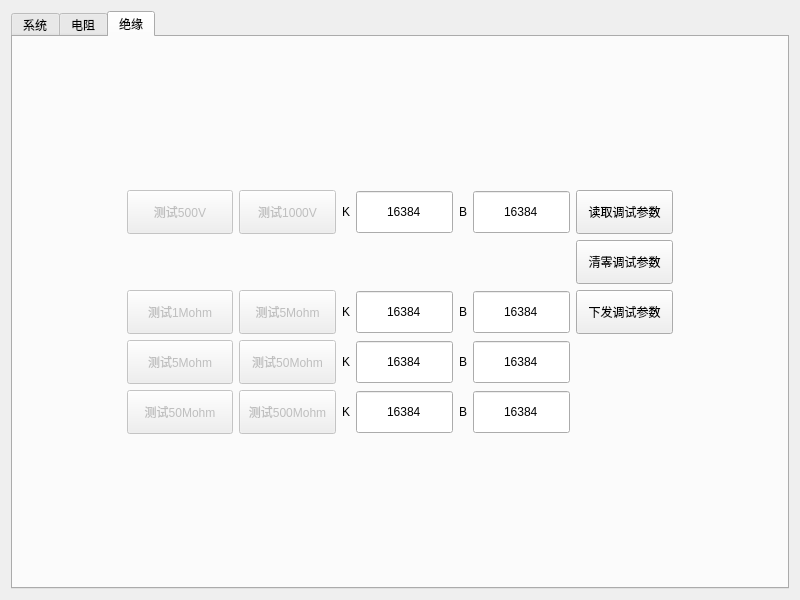
<?xml version="1.0" encoding="UTF-8"?>
<ui version="4.0">
 <class>WinBack</class>
 <widget class="QWidget" name="WinBack">
  <property name="geometry">
   <rect>
    <x>0</x>
    <y>0</y>
    <width>800</width>
    <height>600</height>
   </rect>
  </property>
  <property name="windowTitle">
   <string>Form</string>
  </property>
  <layout class="QGridLayout" name="gridLayout">
   <item row="0" column="0">
    <widget class="QTabWidget" name="tabWidget">
     <property name="minimumSize">
      <size>
       <width>97</width>
       <height>44</height>
      </size>
     </property>
     <property name="focusPolicy">
      <enum>Qt::ClickFocus</enum>
     </property>
     <property name="currentIndex">
      <number>2</number>
     </property>
     <widget class="QWidget" name="TabSys">
      <attribute name="title">
       <string>系统</string>
      </attribute>
      <layout class="QVBoxLayout" name="verticalLayout" stretch="0,11,6,0">
       <item>
        <widget class="QWidget" name="widget" native="true">
         <layout class="QGridLayout" name="gridLayout_3">
          <item row="1" column="1">
           <widget class="QLineEdit" name="lineEdit_2">
            <property name="minimumSize">
             <size>
              <width>0</width>
              <height>35</height>
             </size>
            </property>
           </widget>
          </item>
          <item row="1" column="3">
           <widget class="QLineEdit" name="EditNumber">
            <property name="minimumSize">
             <size>
              <width>0</width>
              <height>35</height>
             </size>
            </property>
           </widget>
          </item>
          <item row="0" column="2">
           <widget class="QLabel" name="label_7">
            <property name="font">
             <font>
              <pointsize>11</pointsize>
             </font>
            </property>
            <property name="styleSheet">
             <string notr="true"/>
            </property>
            <property name="text">
             <string>工位数量：</string>
            </property>
           </widget>
          </item>
          <item row="0" column="3">
           <widget class="QLineEdit" name="text_station_number">
            <property name="minimumSize">
             <size>
              <width>0</width>
              <height>35</height>
             </size>
            </property>
           </widget>
          </item>
          <item row="1" column="0">
           <widget class="QLabel" name="label_6">
            <property name="font">
             <font>
              <pointsize>11</pointsize>
             </font>
            </property>
            <property name="styleSheet">
             <string notr="true"/>
            </property>
            <property name="text">
             <string>版本：</string>
            </property>
           </widget>
          </item>
          <item row="0" column="1">
           <widget class="QLineEdit" name="lineEdit">
            <property name="minimumSize">
             <size>
              <width>0</width>
              <height>35</height>
             </size>
            </property>
           </widget>
          </item>
          <item row="0" column="0">
           <widget class="QLabel" name="label_5">
            <property name="font">
             <font>
              <pointsize>11</pointsize>
             </font>
            </property>
            <property name="styleSheet">
             <string notr="true"/>
            </property>
            <property name="text">
             <string>系统型号：</string>
            </property>
           </widget>
          </item>
          <item row="1" column="2">
           <widget class="QLabel" name="label_Factory_number">
            <property name="font">
             <font>
              <pointsize>11</pointsize>
             </font>
            </property>
            <property name="styleSheet">
             <string notr="true"/>
            </property>
            <property name="text">
             <string>出厂编号：</string>
            </property>
           </widget>
          </item>
          <item row="0" column="4">
           <widget class="QCheckBox" name="HideVoltage">
            <property name="text">
             <string>绝缘板不显示实际电压</string>
            </property>
           </widget>
          </item>
          <item row="1" column="4">
           <widget class="QCheckBox" name="OppositeDir">
            <property name="text">
             <string>电阻板磁旋反转</string>
            </property>
           </widget>
          </item>
         </layout>
        </widget>
       </item>
       <item>
        <widget class="QTableWidget" name="TabItems">
         <attribute name="verticalHeaderVisible">
          <bool>false</bool>
         </attribute>
         <row>
          <property name="text">
           <string>新建行</string>
          </property>
         </row>
         <row>
          <property name="text">
           <string>新建行</string>
          </property>
         </row>
         <row>
          <property name="text">
           <string>新建行</string>
          </property>
         </row>
         <row>
          <property name="text">
           <string>新建行</string>
          </property>
         </row>
         <row>
          <property name="text">
           <string>新建行</string>
          </property>
         </row>
         <row>
          <property name="text">
           <string>新建行</string>
          </property>
         </row>
         <row>
          <property name="text">
           <string>新建行</string>
          </property>
         </row>
         <row>
          <property name="text">
           <string>新建行</string>
          </property>
         </row>
         <row>
          <property name="text">
           <string>新建行</string>
          </property>
         </row>
         <row>
          <property name="text">
           <string>新建行</string>
          </property>
         </row>
         <column>
          <property name="text">
           <string>测试项目</string>
          </property>
         </column>
         <column>
          <property name="text">
           <string>选中</string>
          </property>
         </column>
         <column>
          <property name="text">
           <string>固件版本</string>
          </property>
         </column>
         <item row="0" column="0">
          <property name="text">
           <string>电阻</string>
          </property>
         </item>
         <item row="0" column="1">
          <property name="text">
           <string>N</string>
          </property>
         </item>
         <item row="0" column="2">
          <property name="text">
           <string>---</string>
          </property>
         </item>
         <item row="1" column="0">
          <property name="text">
           <string>反嵌</string>
          </property>
         </item>
         <item row="1" column="1">
          <property name="text">
           <string>N</string>
          </property>
         </item>
         <item row="1" column="2">
          <property name="text">
           <string>---</string>
          </property>
         </item>
         <item row="2" column="0">
          <property name="text">
           <string>绝缘</string>
          </property>
         </item>
         <item row="2" column="1">
          <property name="text">
           <string>N</string>
          </property>
         </item>
         <item row="2" column="2">
          <property name="text">
           <string>---</string>
          </property>
         </item>
         <item row="3" column="0">
          <property name="text">
           <string>交耐</string>
          </property>
         </item>
         <item row="3" column="1">
          <property name="text">
           <string>N</string>
          </property>
         </item>
         <item row="3" column="2">
          <property name="text">
           <string>---</string>
          </property>
         </item>
         <item row="4" column="0">
          <property name="text">
           <string>直耐</string>
          </property>
         </item>
         <item row="4" column="1">
          <property name="text">
           <string>N</string>
          </property>
         </item>
         <item row="4" column="2">
          <property name="text">
           <string>---</string>
          </property>
         </item>
         <item row="5" column="0">
          <property name="text">
           <string>匝间</string>
          </property>
         </item>
         <item row="5" column="1">
          <property name="text">
           <string>N</string>
          </property>
         </item>
         <item row="5" column="2">
          <property name="text">
           <string>---</string>
          </property>
         </item>
         <item row="6" column="0">
          <property name="text">
           <string>电感</string>
          </property>
         </item>
         <item row="6" column="1">
          <property name="text">
           <string>N</string>
          </property>
         </item>
         <item row="6" column="2">
          <property name="text">
           <string>---</string>
          </property>
         </item>
         <item row="7" column="0">
          <property name="text">
           <string>功率</string>
          </property>
         </item>
         <item row="7" column="1">
          <property name="text">
           <string>N</string>
          </property>
         </item>
         <item row="7" column="2">
          <property name="text">
           <string>---</string>
          </property>
         </item>
         <item row="8" column="0">
          <property name="text">
           <string>低启</string>
          </property>
         </item>
         <item row="8" column="1">
          <property name="text">
           <string>N</string>
          </property>
         </item>
         <item row="8" column="2">
          <property name="text">
           <string>---</string>
          </property>
         </item>
         <item row="9" column="0">
          <property name="text">
           <string>堵转</string>
          </property>
         </item>
         <item row="9" column="1">
          <property name="text">
           <string>N</string>
          </property>
         </item>
         <item row="9" column="2">
          <property name="text">
           <string>---</string>
          </property>
         </item>
        </widget>
       </item>
       <item>
        <widget class="QTableWidget" name="TabOutput">
         <attribute name="verticalHeaderVisible">
          <bool>false</bool>
         </attribute>
         <row>
          <property name="text">
           <string>输出板</string>
          </property>
         </row>
         <row>
          <property name="text">
           <string>选中</string>
          </property>
         </row>
         <row>
          <property name="text">
           <string>固件版本</string>
          </property>
         </row>
         <row>
          <property name="text">
           <string>K值</string>
          </property>
         </row>
         <row>
          <property name="text">
           <string>B值</string>
          </property>
         </row>
         <column>
          <property name="text">
           <string>输出板</string>
          </property>
         </column>
         <column>
          <property name="text">
           <string>选中</string>
          </property>
         </column>
         <column>
          <property name="text">
           <string>固件版本</string>
          </property>
         </column>
         <item row="0" column="0">
          <property name="text">
           <string>输出13</string>
          </property>
         </item>
         <item row="0" column="1">
          <property name="text">
           <string>N</string>
          </property>
         </item>
         <item row="0" column="2">
          <property name="text">
           <string>---</string>
          </property>
         </item>
         <item row="1" column="0">
          <property name="text">
           <string>输出14</string>
          </property>
         </item>
         <item row="1" column="1">
          <property name="text">
           <string>N</string>
          </property>
         </item>
         <item row="1" column="2">
          <property name="text">
           <string>---</string>
          </property>
         </item>
         <item row="2" column="0">
          <property name="text">
           <string>输出15</string>
          </property>
         </item>
         <item row="2" column="1">
          <property name="text">
           <string>N</string>
          </property>
         </item>
         <item row="2" column="2">
          <property name="text">
           <string>---</string>
          </property>
         </item>
         <item row="3" column="0">
          <property name="text">
           <string>输出16</string>
          </property>
         </item>
         <item row="3" column="1">
          <property name="text">
           <string>N</string>
          </property>
         </item>
         <item row="3" column="2">
          <property name="text">
           <string>---</string>
          </property>
         </item>
         <item row="4" column="0">
          <property name="text">
           <string>输出17</string>
          </property>
         </item>
         <item row="4" column="1">
          <property name="text">
           <string>N</string>
          </property>
         </item>
         <item row="4" column="2">
          <property name="text">
           <string>---</string>
          </property>
         </item>
        </widget>
       </item>
       <item>
        <widget class="QWidget" name="widget_2" native="true">
         <layout class="QHBoxLayout" name="horizontalLayout">
          <item>
           <spacer name="horizontalSpacer">
            <property name="orientation">
             <enum>Qt::Horizontal</enum>
            </property>
            <property name="sizeHint" stdset="0">
             <size>
              <width>40</width>
              <height>20</height>
             </size>
            </property>
           </spacer>
          </item>
          <item>
           <widget class="QPushButton" name="BtnVersion">
            <property name="minimumSize">
             <size>
              <width>97</width>
              <height>44</height>
             </size>
            </property>
            <property name="text">
             <string>读取固件版本</string>
            </property>
           </widget>
          </item>
          <item>
           <widget class="QPushButton" name="BtnExit">
            <property name="minimumSize">
             <size>
              <width>97</width>
              <height>44</height>
             </size>
            </property>
            <property name="text">
             <string>保存退出</string>
            </property>
           </widget>
          </item>
         </layout>
        </widget>
       </item>
      </layout>
     </widget>
     <widget class="QWidget" name="TabDcr">
      <attribute name="title">
       <string>电阻</string>
      </attribute>
      <layout class="QGridLayout" name="gridLayout_4">
       <item row="3" column="1">
        <widget class="QPushButton" name="BtnDcrGrade3">
         <property name="enabled">
          <bool>false</bool>
         </property>
         <property name="minimumSize">
          <size>
           <width>97</width>
           <height>44</height>
          </size>
         </property>
         <property name="text">
          <string>测试10ohm</string>
         </property>
        </widget>
       </item>
       <item row="8" column="1">
        <widget class="QPushButton" name="BtnDcrGrade8">
         <property name="enabled">
          <bool>false</bool>
         </property>
         <property name="minimumSize">
          <size>
           <width>97</width>
           <height>44</height>
          </size>
         </property>
         <property name="text">
          <string>测试1Mohm</string>
         </property>
        </widget>
       </item>
       <item row="2" column="4">
        <widget class="QPushButton" name="BtnDcrParamClear">
         <property name="minimumSize">
          <size>
           <width>97</width>
           <height>44</height>
          </size>
         </property>
         <property name="text">
          <string>清零调试参数</string>
         </property>
        </widget>
       </item>
       <item row="1" column="4">
        <widget class="QPushButton" name="BtnDcrParamRead">
         <property name="minimumSize">
          <size>
           <width>97</width>
           <height>44</height>
          </size>
         </property>
         <property name="text">
          <string>读取调试参数</string>
         </property>
        </widget>
       </item>
       <item row="3" column="5">
        <spacer name="horizontalSpacer_3">
         <property name="orientation">
          <enum>Qt::Horizontal</enum>
         </property>
         <property name="sizeHint" stdset="0">
          <size>
           <width>40</width>
           <height>20</height>
          </size>
         </property>
        </spacer>
       </item>
       <item row="2" column="2">
        <widget class="QDoubleSpinBox" name="BoxDcrK2">
         <property name="minimumSize">
          <size>
           <width>97</width>
           <height>44</height>
          </size>
         </property>
         <property name="focusPolicy">
          <enum>Qt::ClickFocus</enum>
         </property>
         <property name="alignment">
          <set>Qt::AlignCenter</set>
         </property>
         <property name="buttonSymbols">
          <enum>QAbstractSpinBox::NoButtons</enum>
         </property>
         <property name="decimals">
          <number>0</number>
         </property>
         <property name="maximum">
          <double>65535.000000000000000</double>
         </property>
         <property name="value">
          <double>16384.000000000000000</double>
         </property>
        </widget>
       </item>
       <item row="3" column="4">
        <widget class="QPushButton" name="BtnDcrParamSend">
         <property name="minimumSize">
          <size>
           <width>97</width>
           <height>44</height>
          </size>
         </property>
         <property name="text">
          <string>下发调试参数</string>
         </property>
        </widget>
       </item>
       <item row="1" column="2">
        <widget class="QDoubleSpinBox" name="BoxDcrK1">
         <property name="minimumSize">
          <size>
           <width>97</width>
           <height>44</height>
          </size>
         </property>
         <property name="focusPolicy">
          <enum>Qt::ClickFocus</enum>
         </property>
         <property name="alignment">
          <set>Qt::AlignCenter</set>
         </property>
         <property name="buttonSymbols">
          <enum>QAbstractSpinBox::NoButtons</enum>
         </property>
         <property name="decimals">
          <number>0</number>
         </property>
         <property name="maximum">
          <double>65535.000000000000000</double>
         </property>
         <property name="value">
          <double>16384.000000000000000</double>
         </property>
        </widget>
       </item>
       <item row="5" column="2">
        <widget class="QDoubleSpinBox" name="BoxDcrK5">
         <property name="minimumSize">
          <size>
           <width>97</width>
           <height>44</height>
          </size>
         </property>
         <property name="focusPolicy">
          <enum>Qt::ClickFocus</enum>
         </property>
         <property name="alignment">
          <set>Qt::AlignCenter</set>
         </property>
         <property name="buttonSymbols">
          <enum>QAbstractSpinBox::NoButtons</enum>
         </property>
         <property name="decimals">
          <number>0</number>
         </property>
         <property name="maximum">
          <double>65535.000000000000000</double>
         </property>
         <property name="value">
          <double>16384.000000000000000</double>
         </property>
        </widget>
       </item>
       <item row="4" column="2">
        <widget class="QDoubleSpinBox" name="BoxDcrK4">
         <property name="minimumSize">
          <size>
           <width>97</width>
           <height>44</height>
          </size>
         </property>
         <property name="focusPolicy">
          <enum>Qt::ClickFocus</enum>
         </property>
         <property name="alignment">
          <set>Qt::AlignCenter</set>
         </property>
         <property name="buttonSymbols">
          <enum>QAbstractSpinBox::NoButtons</enum>
         </property>
         <property name="decimals">
          <number>0</number>
         </property>
         <property name="maximum">
          <double>65535.000000000000000</double>
         </property>
         <property name="value">
          <double>16384.000000000000000</double>
         </property>
        </widget>
       </item>
       <item row="7" column="1">
        <widget class="QPushButton" name="BtnDcrGrade7">
         <property name="enabled">
          <bool>false</bool>
         </property>
         <property name="minimumSize">
          <size>
           <width>97</width>
           <height>44</height>
          </size>
         </property>
         <property name="text">
          <string>测试100kohm</string>
         </property>
        </widget>
       </item>
       <item row="2" column="1">
        <widget class="QPushButton" name="BtnDcrGrade2">
         <property name="enabled">
          <bool>false</bool>
         </property>
         <property name="minimumSize">
          <size>
           <width>97</width>
           <height>44</height>
          </size>
         </property>
         <property name="text">
          <string>测试1ohm</string>
         </property>
        </widget>
       </item>
       <item row="6" column="2">
        <widget class="QDoubleSpinBox" name="BoxDcrK6">
         <property name="minimumSize">
          <size>
           <width>97</width>
           <height>44</height>
          </size>
         </property>
         <property name="focusPolicy">
          <enum>Qt::ClickFocus</enum>
         </property>
         <property name="alignment">
          <set>Qt::AlignCenter</set>
         </property>
         <property name="buttonSymbols">
          <enum>QAbstractSpinBox::NoButtons</enum>
         </property>
         <property name="decimals">
          <number>0</number>
         </property>
         <property name="maximum">
          <double>65535.000000000000000</double>
         </property>
         <property name="value">
          <double>16384.000000000000000</double>
         </property>
        </widget>
       </item>
       <item row="3" column="0">
        <spacer name="horizontalSpacer_2">
         <property name="orientation">
          <enum>Qt::Horizontal</enum>
         </property>
         <property name="sizeHint" stdset="0">
          <size>
           <width>40</width>
           <height>20</height>
          </size>
         </property>
        </spacer>
       </item>
       <item row="4" column="1">
        <widget class="QPushButton" name="BtnDcrGrade4">
         <property name="enabled">
          <bool>false</bool>
         </property>
         <property name="minimumSize">
          <size>
           <width>97</width>
           <height>44</height>
          </size>
         </property>
         <property name="text">
          <string>测试100ohm</string>
         </property>
        </widget>
       </item>
       <item row="1" column="1">
        <widget class="QPushButton" name="BtnDcrGrade1">
         <property name="enabled">
          <bool>false</bool>
         </property>
         <property name="minimumSize">
          <size>
           <width>97</width>
           <height>44</height>
          </size>
         </property>
         <property name="text">
          <string>测试100mohm</string>
         </property>
        </widget>
       </item>
       <item row="7" column="2">
        <widget class="QDoubleSpinBox" name="BoxDcrK7">
         <property name="minimumSize">
          <size>
           <width>97</width>
           <height>44</height>
          </size>
         </property>
         <property name="focusPolicy">
          <enum>Qt::ClickFocus</enum>
         </property>
         <property name="alignment">
          <set>Qt::AlignCenter</set>
         </property>
         <property name="buttonSymbols">
          <enum>QAbstractSpinBox::NoButtons</enum>
         </property>
         <property name="decimals">
          <number>0</number>
         </property>
         <property name="maximum">
          <double>65535.000000000000000</double>
         </property>
         <property name="value">
          <double>16384.000000000000000</double>
         </property>
        </widget>
       </item>
       <item row="3" column="2">
        <widget class="QDoubleSpinBox" name="BoxDcrK3">
         <property name="minimumSize">
          <size>
           <width>97</width>
           <height>44</height>
          </size>
         </property>
         <property name="focusPolicy">
          <enum>Qt::ClickFocus</enum>
         </property>
         <property name="alignment">
          <set>Qt::AlignCenter</set>
         </property>
         <property name="buttonSymbols">
          <enum>QAbstractSpinBox::NoButtons</enum>
         </property>
         <property name="decimals">
          <number>0</number>
         </property>
         <property name="maximum">
          <double>65535.000000000000000</double>
         </property>
         <property name="value">
          <double>16384.000000000000000</double>
         </property>
        </widget>
       </item>
       <item row="5" column="1">
        <widget class="QPushButton" name="BtnDcrGrade5">
         <property name="enabled">
          <bool>false</bool>
         </property>
         <property name="minimumSize">
          <size>
           <width>97</width>
           <height>44</height>
          </size>
         </property>
         <property name="text">
          <string>测试1kohm</string>
         </property>
        </widget>
       </item>
       <item row="6" column="1">
        <widget class="QPushButton" name="BtnDcrGrade6">
         <property name="enabled">
          <bool>false</bool>
         </property>
         <property name="minimumSize">
          <size>
           <width>97</width>
           <height>44</height>
          </size>
         </property>
         <property name="text">
          <string>测试10kohm</string>
         </property>
        </widget>
       </item>
       <item row="8" column="2">
        <widget class="QDoubleSpinBox" name="BoxDcrK8">
         <property name="minimumSize">
          <size>
           <width>97</width>
           <height>44</height>
          </size>
         </property>
         <property name="focusPolicy">
          <enum>Qt::ClickFocus</enum>
         </property>
         <property name="alignment">
          <set>Qt::AlignCenter</set>
         </property>
         <property name="buttonSymbols">
          <enum>QAbstractSpinBox::NoButtons</enum>
         </property>
         <property name="decimals">
          <number>0</number>
         </property>
         <property name="maximum">
          <double>65535.000000000000000</double>
         </property>
         <property name="value">
          <double>16384.000000000000000</double>
         </property>
        </widget>
       </item>
       <item row="0" column="1">
        <spacer name="verticalSpacer_3">
         <property name="orientation">
          <enum>Qt::Vertical</enum>
         </property>
         <property name="sizeHint" stdset="0">
          <size>
           <width>20</width>
           <height>40</height>
          </size>
         </property>
        </spacer>
       </item>
       <item row="9" column="1">
        <spacer name="verticalSpacer_4">
         <property name="orientation">
          <enum>Qt::Vertical</enum>
         </property>
         <property name="sizeHint" stdset="0">
          <size>
           <width>20</width>
           <height>40</height>
          </size>
         </property>
        </spacer>
       </item>
      </layout>
     </widget>
     <widget class="QWidget" name="tab">
      <attribute name="title">
       <string>绝缘</string>
      </attribute>
      <layout class="QGridLayout" name="gridLayout_2">
       <item row="6" column="4">
        <spacer name="verticalSpacer_2">
         <property name="orientation">
          <enum>Qt::Vertical</enum>
         </property>
         <property name="sizeHint" stdset="0">
          <size>
           <width>20</width>
           <height>40</height>
          </size>
         </property>
        </spacer>
       </item>
       <item row="0" column="4">
        <spacer name="verticalSpacer">
         <property name="orientation">
          <enum>Qt::Vertical</enum>
         </property>
         <property name="sizeHint" stdset="0">
          <size>
           <width>20</width>
           <height>40</height>
          </size>
         </property>
        </spacer>
       </item>
       <item row="1" column="8">
        <spacer name="horizontalSpacer_5">
         <property name="orientation">
          <enum>Qt::Horizontal</enum>
         </property>
         <property name="sizeHint" stdset="0">
          <size>
           <width>40</width>
           <height>20</height>
          </size>
         </property>
        </spacer>
       </item>
       <item row="1" column="1">
        <widget class="QPushButton" name="BtnInrGrade1">
         <property name="enabled">
          <bool>false</bool>
         </property>
         <property name="minimumSize">
          <size>
           <width>97</width>
           <height>44</height>
          </size>
         </property>
         <property name="text">
          <string>测试500V</string>
         </property>
        </widget>
       </item>
       <item row="3" column="1">
        <widget class="QPushButton" name="BtnInrGrade3">
         <property name="enabled">
          <bool>false</bool>
         </property>
         <property name="minimumSize">
          <size>
           <width>97</width>
           <height>44</height>
          </size>
         </property>
         <property name="text">
          <string>测试1Mohm</string>
         </property>
        </widget>
       </item>
       <item row="3" column="2">
        <widget class="QPushButton" name="BtnInrGrade4">
         <property name="enabled">
          <bool>false</bool>
         </property>
         <property name="minimumSize">
          <size>
           <width>97</width>
           <height>44</height>
          </size>
         </property>
         <property name="text">
          <string>测试5Mohm</string>
         </property>
        </widget>
       </item>
       <item row="3" column="3">
        <widget class="QLabel" name="label_2">
         <property name="text">
          <string>K</string>
         </property>
        </widget>
       </item>
       <item row="3" column="4">
        <widget class="QDoubleSpinBox" name="BoxInrK2">
         <property name="minimumSize">
          <size>
           <width>97</width>
           <height>44</height>
          </size>
         </property>
         <property name="focusPolicy">
          <enum>Qt::ClickFocus</enum>
         </property>
         <property name="alignment">
          <set>Qt::AlignCenter</set>
         </property>
         <property name="buttonSymbols">
          <enum>QAbstractSpinBox::NoButtons</enum>
         </property>
         <property name="decimals">
          <number>0</number>
         </property>
         <property name="maximum">
          <double>65535.000000000000000</double>
         </property>
         <property name="value">
          <double>16384.000000000000000</double>
         </property>
        </widget>
       </item>
       <item row="3" column="5">
        <widget class="QLabel" name="label_8">
         <property name="text">
          <string>B</string>
         </property>
        </widget>
       </item>
       <item row="3" column="6">
        <widget class="QDoubleSpinBox" name="BoxInrB2">
         <property name="minimumSize">
          <size>
           <width>97</width>
           <height>44</height>
          </size>
         </property>
         <property name="focusPolicy">
          <enum>Qt::ClickFocus</enum>
         </property>
         <property name="alignment">
          <set>Qt::AlignCenter</set>
         </property>
         <property name="buttonSymbols">
          <enum>QAbstractSpinBox::NoButtons</enum>
         </property>
         <property name="decimals">
          <number>0</number>
         </property>
         <property name="maximum">
          <double>65535.000000000000000</double>
         </property>
         <property name="value">
          <double>16384.000000000000000</double>
         </property>
        </widget>
       </item>
       <item row="1" column="2">
        <widget class="QPushButton" name="BtnInrGrade2">
         <property name="enabled">
          <bool>false</bool>
         </property>
         <property name="minimumSize">
          <size>
           <width>97</width>
           <height>44</height>
          </size>
         </property>
         <property name="text">
          <string>测试1000V</string>
         </property>
        </widget>
       </item>
       <item row="4" column="1">
        <widget class="QPushButton" name="BtnInrGrade5">
         <property name="enabled">
          <bool>false</bool>
         </property>
         <property name="minimumSize">
          <size>
           <width>97</width>
           <height>44</height>
          </size>
         </property>
         <property name="text">
          <string>测试5Mohm</string>
         </property>
        </widget>
       </item>
       <item row="4" column="2">
        <widget class="QPushButton" name="BtnInrGrade6">
         <property name="enabled">
          <bool>false</bool>
         </property>
         <property name="minimumSize">
          <size>
           <width>97</width>
           <height>44</height>
          </size>
         </property>
         <property name="text">
          <string>测试50Mohm</string>
         </property>
        </widget>
       </item>
       <item row="4" column="3">
        <widget class="QLabel" name="label_4">
         <property name="text">
          <string>K</string>
         </property>
        </widget>
       </item>
       <item row="4" column="4">
        <widget class="QDoubleSpinBox" name="BoxInrK3">
         <property name="minimumSize">
          <size>
           <width>97</width>
           <height>44</height>
          </size>
         </property>
         <property name="focusPolicy">
          <enum>Qt::ClickFocus</enum>
         </property>
         <property name="alignment">
          <set>Qt::AlignCenter</set>
         </property>
         <property name="buttonSymbols">
          <enum>QAbstractSpinBox::NoButtons</enum>
         </property>
         <property name="decimals">
          <number>0</number>
         </property>
         <property name="maximum">
          <double>65535.000000000000000</double>
         </property>
         <property name="value">
          <double>16384.000000000000000</double>
         </property>
        </widget>
       </item>
       <item row="4" column="5">
        <widget class="QLabel" name="label_10">
         <property name="text">
          <string>B</string>
         </property>
        </widget>
       </item>
       <item row="4" column="6">
        <widget class="QDoubleSpinBox" name="BoxInrB3">
         <property name="minimumSize">
          <size>
           <width>97</width>
           <height>44</height>
          </size>
         </property>
         <property name="focusPolicy">
          <enum>Qt::ClickFocus</enum>
         </property>
         <property name="alignment">
          <set>Qt::AlignCenter</set>
         </property>
         <property name="buttonSymbols">
          <enum>QAbstractSpinBox::NoButtons</enum>
         </property>
         <property name="decimals">
          <number>0</number>
         </property>
         <property name="maximum">
          <double>65535.000000000000000</double>
         </property>
         <property name="value">
          <double>16384.000000000000000</double>
         </property>
        </widget>
       </item>
       <item row="5" column="1">
        <widget class="QPushButton" name="BtnInrGrade7">
         <property name="enabled">
          <bool>false</bool>
         </property>
         <property name="minimumSize">
          <size>
           <width>97</width>
           <height>44</height>
          </size>
         </property>
         <property name="text">
          <string>测试50Mohm</string>
         </property>
        </widget>
       </item>
       <item row="5" column="2">
        <widget class="QPushButton" name="BtnInrGrade8">
         <property name="enabled">
          <bool>false</bool>
         </property>
         <property name="minimumSize">
          <size>
           <width>97</width>
           <height>44</height>
          </size>
         </property>
         <property name="text">
          <string>测试500Mohm</string>
         </property>
        </widget>
       </item>
       <item row="5" column="3">
        <widget class="QLabel" name="label_3">
         <property name="text">
          <string>K</string>
         </property>
        </widget>
       </item>
       <item row="5" column="4">
        <widget class="QDoubleSpinBox" name="BoxInrK4">
         <property name="minimumSize">
          <size>
           <width>97</width>
           <height>44</height>
          </size>
         </property>
         <property name="focusPolicy">
          <enum>Qt::ClickFocus</enum>
         </property>
         <property name="alignment">
          <set>Qt::AlignCenter</set>
         </property>
         <property name="buttonSymbols">
          <enum>QAbstractSpinBox::NoButtons</enum>
         </property>
         <property name="decimals">
          <number>0</number>
         </property>
         <property name="maximum">
          <double>65535.000000000000000</double>
         </property>
         <property name="value">
          <double>16384.000000000000000</double>
         </property>
        </widget>
       </item>
       <item row="5" column="5">
        <widget class="QLabel" name="label_11">
         <property name="text">
          <string>B</string>
         </property>
        </widget>
       </item>
       <item row="5" column="6">
        <widget class="QDoubleSpinBox" name="BoxInrB4">
         <property name="minimumSize">
          <size>
           <width>97</width>
           <height>44</height>
          </size>
         </property>
         <property name="focusPolicy">
          <enum>Qt::ClickFocus</enum>
         </property>
         <property name="alignment">
          <set>Qt::AlignCenter</set>
         </property>
         <property name="buttonSymbols">
          <enum>QAbstractSpinBox::NoButtons</enum>
         </property>
         <property name="decimals">
          <number>0</number>
         </property>
         <property name="maximum">
          <double>65535.000000000000000</double>
         </property>
         <property name="value">
          <double>16384.000000000000000</double>
         </property>
        </widget>
       </item>
       <item row="1" column="0">
        <spacer name="horizontalSpacer_4">
         <property name="orientation">
          <enum>Qt::Horizontal</enum>
         </property>
         <property name="sizeHint" stdset="0">
          <size>
           <width>40</width>
           <height>20</height>
          </size>
         </property>
        </spacer>
       </item>
       <item row="1" column="4">
        <widget class="QDoubleSpinBox" name="BoxInrK1">
         <property name="minimumSize">
          <size>
           <width>97</width>
           <height>44</height>
          </size>
         </property>
         <property name="focusPolicy">
          <enum>Qt::ClickFocus</enum>
         </property>
         <property name="alignment">
          <set>Qt::AlignCenter</set>
         </property>
         <property name="buttonSymbols">
          <enum>QAbstractSpinBox::NoButtons</enum>
         </property>
         <property name="decimals">
          <number>0</number>
         </property>
         <property name="maximum">
          <double>65535.000000000000000</double>
         </property>
         <property name="value">
          <double>16384.000000000000000</double>
         </property>
        </widget>
       </item>
       <item row="1" column="3">
        <widget class="QLabel" name="label">
         <property name="text">
          <string>K</string>
         </property>
        </widget>
       </item>
       <item row="1" column="5">
        <widget class="QLabel" name="label_9">
         <property name="text">
          <string>B</string>
         </property>
        </widget>
       </item>
       <item row="1" column="6">
        <widget class="QDoubleSpinBox" name="BoxInrB1">
         <property name="minimumSize">
          <size>
           <width>97</width>
           <height>44</height>
          </size>
         </property>
         <property name="focusPolicy">
          <enum>Qt::ClickFocus</enum>
         </property>
         <property name="alignment">
          <set>Qt::AlignCenter</set>
         </property>
         <property name="buttonSymbols">
          <enum>QAbstractSpinBox::NoButtons</enum>
         </property>
         <property name="decimals">
          <number>0</number>
         </property>
         <property name="maximum">
          <double>65535.000000000000000</double>
         </property>
         <property name="value">
          <double>16384.000000000000000</double>
         </property>
        </widget>
       </item>
       <item row="1" column="7">
        <widget class="QPushButton" name="BtnInrParamRead">
         <property name="minimumSize">
          <size>
           <width>97</width>
           <height>44</height>
          </size>
         </property>
         <property name="text">
          <string>读取调试参数</string>
         </property>
        </widget>
       </item>
       <item row="2" column="1">
        <spacer name="horizontalSpacer_6">
         <property name="orientation">
          <enum>Qt::Horizontal</enum>
         </property>
         <property name="sizeHint" stdset="0">
          <size>
           <width>40</width>
           <height>20</height>
          </size>
         </property>
        </spacer>
       </item>
       <item row="2" column="7">
        <widget class="QPushButton" name="BtnInrParamClear">
         <property name="minimumSize">
          <size>
           <width>97</width>
           <height>44</height>
          </size>
         </property>
         <property name="text">
          <string>清零调试参数</string>
         </property>
        </widget>
       </item>
       <item row="3" column="7">
        <widget class="QPushButton" name="BtnInrParamSend">
         <property name="minimumSize">
          <size>
           <width>97</width>
           <height>44</height>
          </size>
         </property>
         <property name="text">
          <string>下发调试参数</string>
         </property>
        </widget>
       </item>
      </layout>
     </widget>
    </widget>
   </item>
  </layout>
 </widget>
 <resources/>
 <connections/>
</ui>
